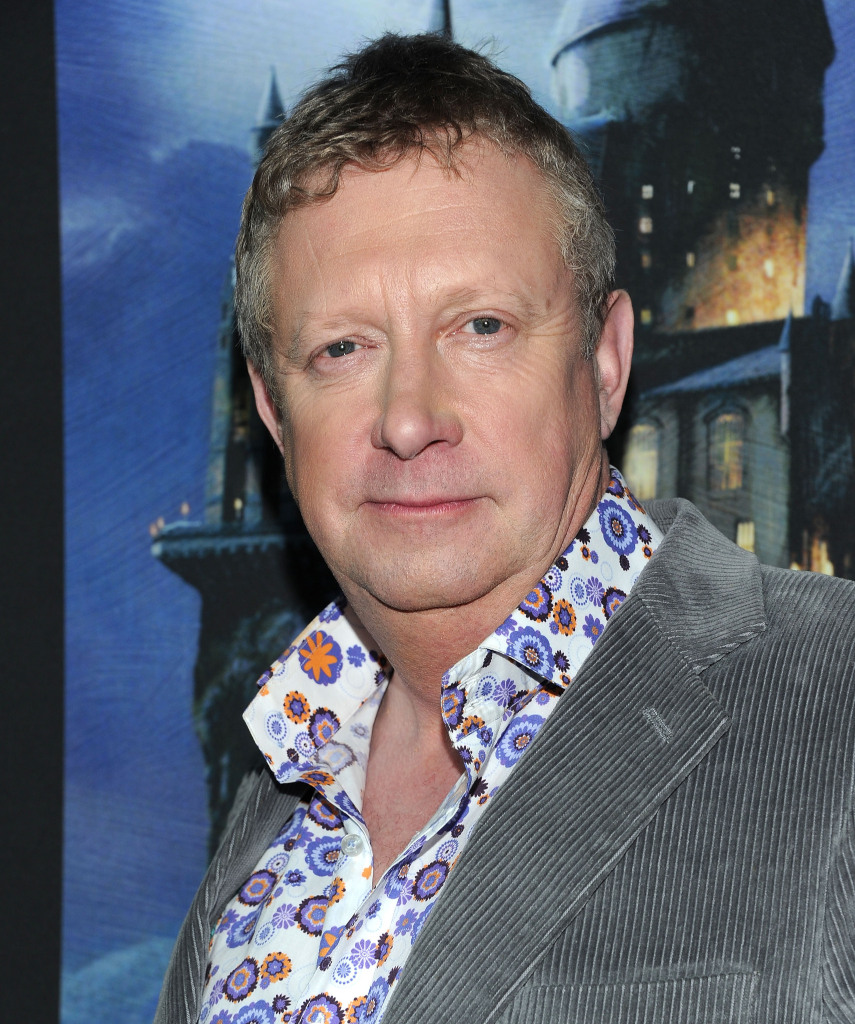
#> input picture test_image.jpg, 855 x 1024 px
$ python Problem4.py
#> lines starting #> are read from the running program, lines starting #| are printed output that depends on the picture
import imageio as im
import numpy.fft as fft
import numpy as np

source_image = im.imread('test_image.jpg')
#> source_image is the input picture: shape (1024, 855, 3); mean R, G, B 97, 98.4, 109.5

def filter2D(image, ratio, highpass=True):
	list = []
	new_image = np.array(list)
	# iterate over the RGB componenets of the image
	for i in range(0,3):
		# convert to freq. domain
		fftImage = fft.fft2(image[:, :, i])

		(wx, wy) = fftImage.shape
		dx = int(ratio * wx)
		dy = int(ratio * wy)

		# if highpass, zero out low frequency regions (the corners)
		if highpass:
			fftImage[0:dx, 0:dy] = 0 # tl
			fftImage[0:dx, (wy-dy):wy] = 0 # tr
			fftImage[(wx-dx):wx, 0:dy] = 0 # br
			fftImage[(wx-dx):wx, (wy-dy):wy] = 0 # bl
		else: # for low pass zero out everything EXCEPT the corners
			fftImage[dx:(wx-dx), :] = 0
			fftImage[:, dy:(wy-dy)] = 0

		fftImage = np.real( fft.ifft2(fftImage) )

		if len(new_image) == 0:
			new_image = [fftImage]
		else:
			new_image = np.concatenate((new_image, [fftImage]))
		pass

	# rearrange the numpy array to get it back into the correct form...
	new_image = np.transpose(new_image, (1,2,0))
	# ...normalize the values to be within [0, 255]...
	new_image = 255*(new_image - np.min(new_image))/np.ptp(new_image)
	# ...and cast to uint8
	return new_image.astype(np.uint8)

for x in range(1,20):
	f = x / 500
	filename = "filtered_image_{:02d}.jpg".format(x)
	im.imwrite(filename, filter2D(source_image, f))
	pass
#> this loop made 19 passes
#> pass 1, `im.imwrite(filename, filter2D(source_image, f))`:
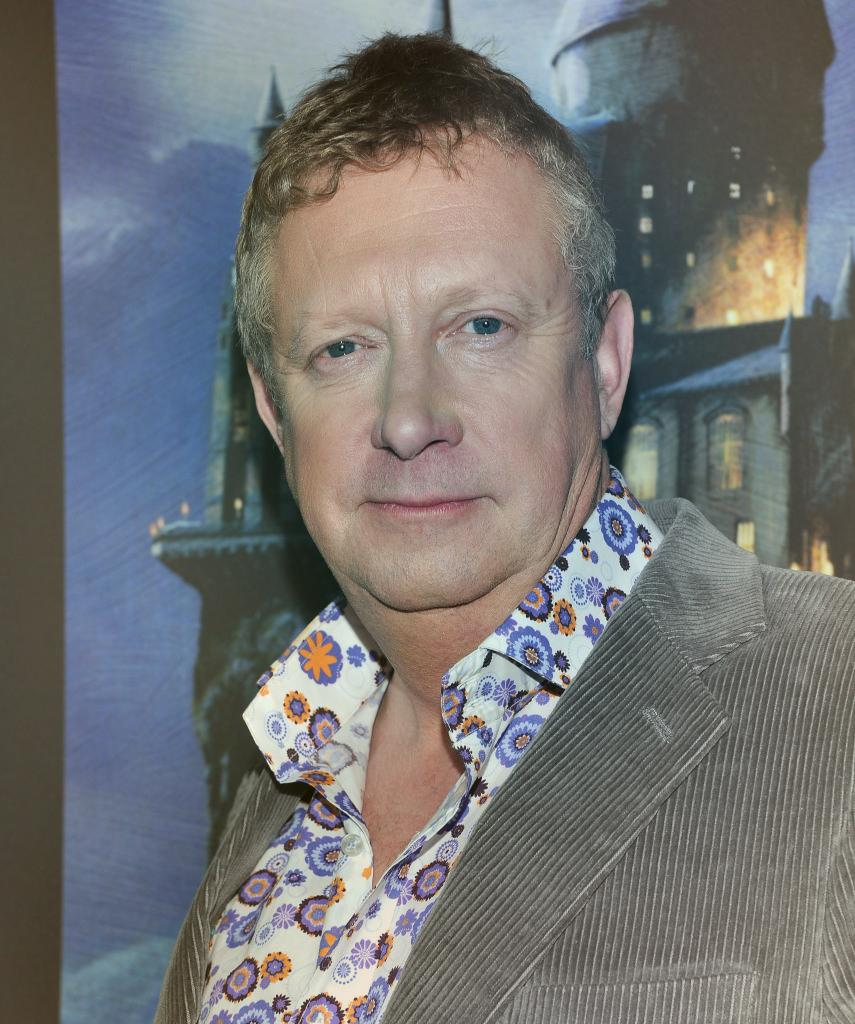
#> saved as filtered_image_01.jpg: shape (1024, 855, 3); mean R, G, B 116, 116, 116.1
#> pass 2, `im.imwrite(filename, filter2D(source_image, f))`:
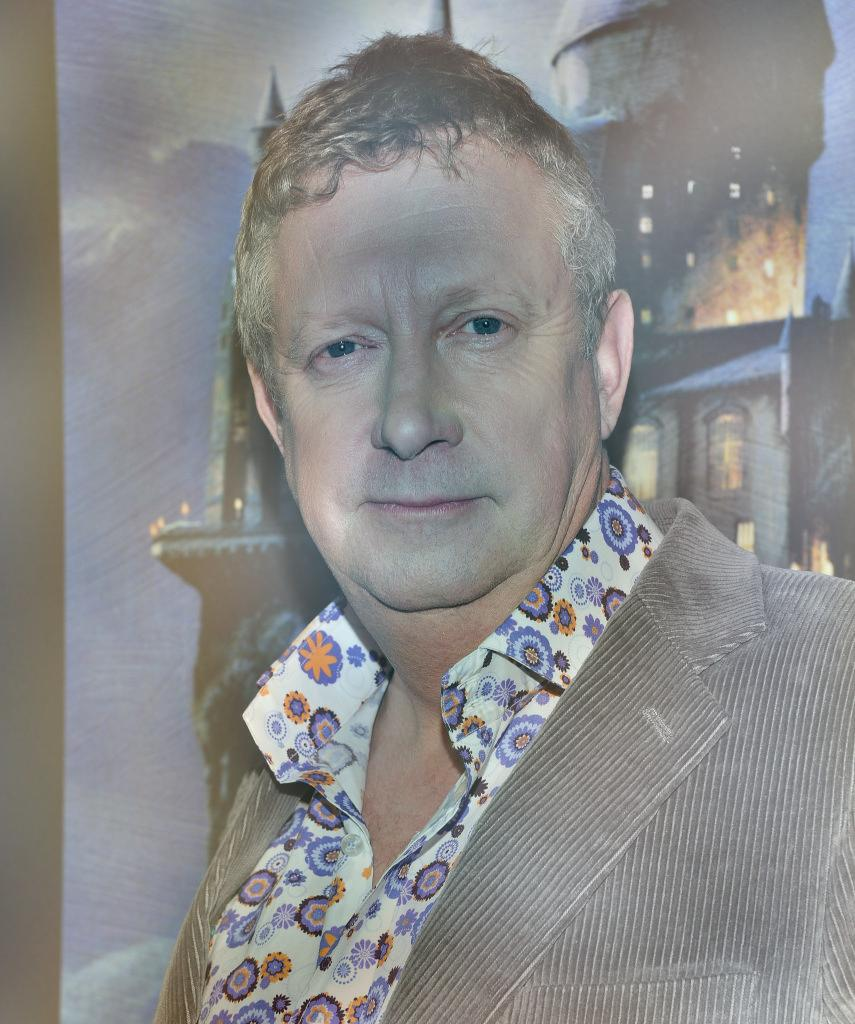
#> saved as filtered_image_02.jpg: shape (1024, 855, 3); mean R, G, B 139.4, 139.3, 139.4
